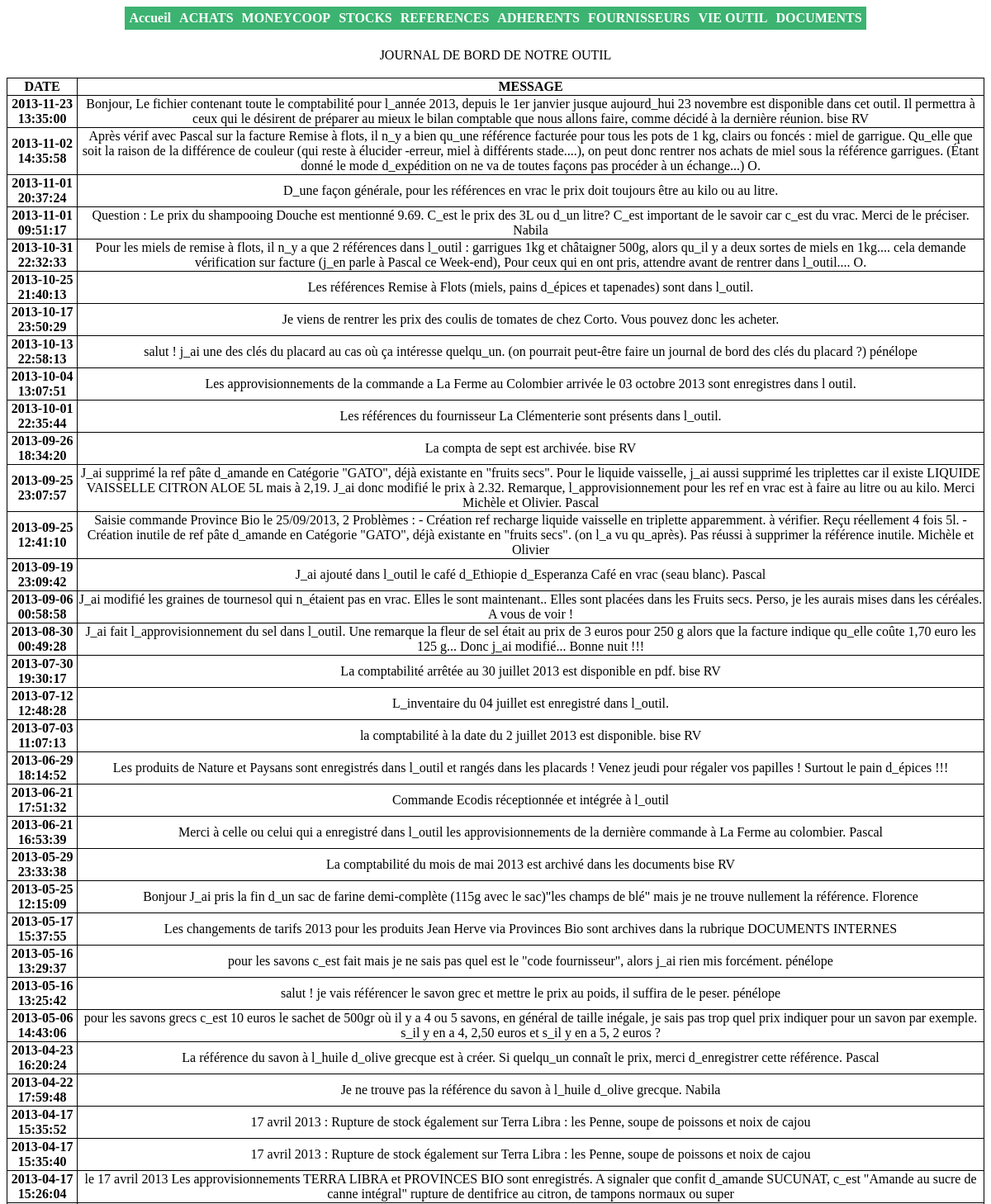
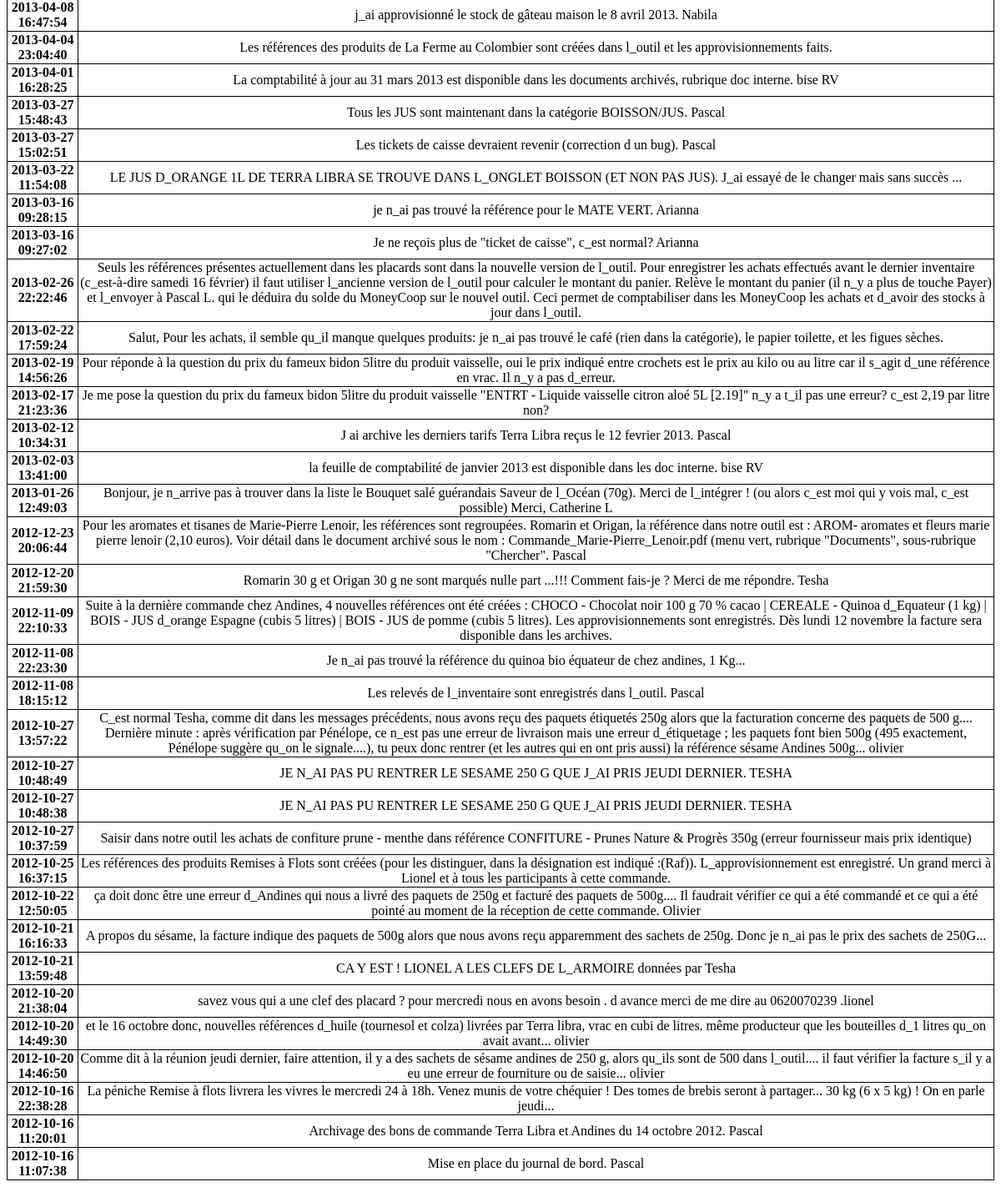
Screenshot of /inde_menu0.php with the database file from the repository (2 pictures, top to bottom).
### tables this page shows
CREATE TABLE IF NOT EXISTS `_inde_VIE_OUTIL` (
  `DATE` datetime NOT NULL,
  `MESSAGE` varchar(1024) NOT NULL,
  PRIMARY KEY  (`DATE`)
);

### inde_fonctionsOutil.php (called while the page is built, shortened)
<?php
	function SelectionListeMessages()
	{
		$connexion = ConnexionBDD();
		$compteur = 0;
		$result = mysql_query("SELECT DATE, MESSAGE FROM _inde_VIE_OUTIL ORDER BY DATE DESC");
		while ( $row = mysql_fetch_array($result))
		{
			$donnees['DATE'] = $row[0];
			$donnees['MESSAGE'] = $row[1];
			$listeMsg[$compteur] = $donnees;
			$compteur++;
		}
		return $listeMsg;
	}
?>

### inde_menu0.php (the view, shortened to what this page needs)
<!DOCTYPE html>
<html>
    <head>
		<link rel="stylesheet" href="inde_menu0.css" />
    </head>
    <body>
		<div class="menu">
			<?php include 'inde_menu.php'; ?>
		</div>
		<?php
		require("inde_fonctionsOutil.php");
		?>
		<div style="text-align:center">
			<div>
				JOURNAL DE BORD DE NOTRE OUTIL
				<br />
				<br />
				<?php
				$listeMessages = SelectionListeMessages();
				if(count($listeMessages) > 0)
				{
				?>
				<table>
					<tr>
						<td><label class="colonne1"><center><strong>DATE</strong></center></label></td>
						<td><label class="colonne2"><center><strong>MESSAGE</strong></center></label></td>
					</tr>
					<?php
					foreach($listeMessages as $message)
					{
						?>
						<tr>
							<td><label class="colonne1"><center><strong><?php echo $message['DATE']; ?></strong></center></label></td>
							<td><label class="colonne2"><?php echo stripslashes($message['MESSAGE']); ?></label></td>
						</tr>
						<?php
					}
					?>
				</table>
				<?php
				}
				?>
			</div>
		</div>
	</body>
</html>

### inde_menu0.css (style rules this page uses)
table { border-collapse: collapse; }
td { border: 1px solid black; }

### rows the page displays
_inde_vie_outil: DATE "2013-11-01 20:37:24", MESSAGE "D_une façon générale, pour les références en vrac le prix doit toujours être au kilo ou au litre."
_inde_vie_outil: DATE "2013-10-25 21:40:13", MESSAGE "Les références Remise à Flots (miels, pains d_épices et tapenades) sont dans l_outil."
_inde_vie_outil: DATE "2013-10-17 23:50:29", MESSAGE "Je viens de rentrer les prix des coulis de tomates de chez Corto. Vous pouvez donc les acheter."
_inde_vie_outil: DATE "2013-10-04 13:07:51", MESSAGE "Les approvisionnements de la commande a La Ferme au Colombier arrivée le 03 octobre 2013 sont enregistres dans l outil."
_inde_vie_outil: DATE "2013-10-01 22:35:44", MESSAGE "Les références du fournisseur La Clémenterie sont présents dans l_outil."
_inde_vie_outil: DATE "2013-09-26 18:34:20", MESSAGE "La compta de sept est archivée. bise RV"
_inde_vie_outil: DATE "2013-09-19 23:09:42", MESSAGE "J_ai ajouté dans l_outil le café d_Ethiopie d_Esperanza Café en vrac (seau blanc). Pascal"
_inde_vie_outil: DATE "2013-07-30 19:30:17", MESSAGE "La comptabilité arrêtée au 30 juillet 2013 est disponible en pdf. bise RV"
_inde_vie_outil: DATE "2013-07-12 12:48:28", MESSAGE "L_inventaire du 04 juillet est enregistré dans l_outil."
_inde_vie_outil: DATE "2013-07-03 11:07:13", MESSAGE "la comptabilité à la date du 2 juillet 2013 est disponible. bise RV"
_inde_vie_outil: DATE "2013-06-21 17:51:32", MESSAGE "Commande Ecodis réceptionnée et intégrée à l_outil"
_inde_vie_outil: DATE "2013-06-21 16:53:39", MESSAGE "Merci à celle ou celui qui a enregistré dans l_outil les approvisionnements de la dernière commande à La Ferme au colombier. Pascal"
_inde_vie_outil: DATE "2013-05-29 23:33:38", MESSAGE "La comptabilité du mois de mai 2013 est archivé dans les documents bise RV"
_inde_vie_outil: DATE "2013-05-25 12:15:09", MESSAGE "Bonjour J_ai pris la fin d_un sac de farine demi-complète (115g avec le sac)\"les champs de blé\" mais je ne trouve nullement la référence. Florence"
_inde_vie_outil: DATE "2013-05-17 15:37:55", MESSAGE "Les changements de tarifs 2013 pour les produits Jean Herve via Provinces Bio sont archives dans la rubrique DOCUMENTS INTERNES"
_inde_vie_outil: DATE "2013-05-16 13:29:37", MESSAGE "pour les savons c_est fait mais je ne sais pas quel est le \"code fournisseur\", alors j_ai rien mis forcément. pénélope"
_inde_vie_outil: DATE "2013-05-16 13:25:42", MESSAGE "salut ! je vais référencer le savon grec et mettre le prix au poids, il suffira de le peser. pénélope"
_inde_vie_outil: DATE "2013-04-23 16:20:24", MESSAGE "La référence du savon à l_huile d_olive grecque est à créer. Si quelqu_un connaît le prix, merci d_enregistrer cette référence. Pascal"
_inde_vie_outil: DATE "2013-04-22 17:59:48", MESSAGE "Je ne trouve pas la référence du savon à l_huile d_olive grecque. Nabila"
_inde_vie_outil: DATE "2013-04-17 15:35:52", MESSAGE "17 avril 2013 : Rupture de stock également sur Terra Libra : les Penne, soupe de poissons et noix de cajou"
_inde_vie_outil: DATE "2013-04-17 15:35:40", MESSAGE "17 avril 2013 : Rupture de stock également sur Terra Libra : les Penne, soupe de poissons et noix de cajou"
_inde_vie_outil: DATE "2013-04-08 16:47:54", MESSAGE "j_ai approvisionné le stock de gâteau maison le 8 avril 2013. Nabila"
_inde_vie_outil: DATE "2013-04-04 23:04:40", MESSAGE "Les références des produits de La Ferme au Colombier sont créées dans l_outil et les approvisionnements faits."
_inde_vie_outil: DATE "2013-04-01 16:28:25", MESSAGE "La comptabilité à jour au 31 mars 2013 est disponible dans les documents archivés, rubrique doc interne. bise RV"
_inde_vie_outil: DATE "2013-03-27 15:48:43", MESSAGE "Tous les JUS sont maintenant dans la catégorie BOISSON/JUS. Pascal"
_inde_vie_outil: DATE "2013-03-27 15:02:51", MESSAGE "Les tickets de caisse devraient revenir (correction d un bug). Pascal"
_inde_vie_outil: DATE "2013-03-22 11:54:08", MESSAGE "LE JUS D_ORANGE 1L DE TERRA LIBRA SE TROUVE DANS L_ONGLET BOISSON (ET NON PAS JUS). J_ai essayé de le changer mais sans succès ..."
_inde_vie_outil: DATE "2013-03-16 09:28:15", MESSAGE "je n_ai pas trouvé la référence pour le MATE VERT. Arianna"
_inde_vie_outil: DATE "2013-03-16 09:27:02", MESSAGE "Je ne reçois plus de \"ticket de caisse\", c_est normal? Arianna"
_inde_vie_outil: DATE "2013-02-12 10:34:31", MESSAGE "J ai archive les derniers tarifs Terra Libra reçus le 12 fevrier 2013. Pascal"
_inde_vie_outil: DATE "2013-02-03 13:41:00", MESSAGE "la feuille de comptabilité de janvier 2013 est disponible dans les doc interne. bise RV"
_inde_vie_outil: DATE "2012-12-20 21:59:30", MESSAGE "Romarin 30 g et Origan 30 g ne sont marqués nulle part ...!!! Comment fais-je ? Merci de me répondre. Tesha"
_inde_vie_outil: DATE "2012-11-08 22:23:30", MESSAGE "Je n_ai pas trouvé la référence du quinoa bio équateur de chez andines, 1 Kg..."
_inde_vie_outil: DATE "2012-11-08 18:15:12", MESSAGE "Les relevés de l_inventaire sont enregistrés dans l_outil. Pascal"
_inde_vie_outil: DATE "2012-10-27 10:48:49", MESSAGE "JE N_AI PAS PU RENTRER LE SESAME 250 G QUE J_AI PRIS JEUDI DERNIER. TESHA"
_inde_vie_outil: DATE "2012-10-27 10:48:38", MESSAGE "JE N_AI PAS PU RENTRER LE SESAME 250 G QUE J_AI PRIS JEUDI DERNIER. TESHA"
_inde_vie_outil: DATE "2012-10-21 13:59:48", MESSAGE "CA Y EST ! LIONEL A LES CLEFS DE L_ARMOIRE données par Tesha"
_inde_vie_outil: DATE "2012-10-20 21:38:04", MESSAGE "savez vous qui a une clef des placard ? pour mercredi nous en avons besoin . d avance merci de me dire au 0620070239 .lionel"
_inde_vie_outil: DATE "2012-10-16 11:20:01", MESSAGE "Archivage des bons de commande Terra Libra et Andines du 14 octobre 2012. Pascal"
_inde_vie_outil: DATE "2012-10-16 11:07:38", MESSAGE "Mise en place du journal de bord. Pascal"

### other values shown
$message['DATE'] "2013-11-23 13:35:00"
$message['DATE'] "2013-11-02 14:35:58"
$message['DATE'] "2013-11-01 09:51:17"
$message['MESSAGE'] "Question : Le prix du shampooing Douche est mentionné 9.69. C_est le prix des 3L ou d_un litre? C_est important de le savoir car c_est du vrac. Merci de le préciser. Nabila"
$message['DATE'] "2013-10-31 22:32:33"
$message['DATE'] "2013-10-13 22:58:13"
$message['MESSAGE'] "salut ! j_ai une des clés du placard au cas où ça intéresse quelqu_un. (on pourrait peut-être faire un journal de bord des clés du placard ?) pénélope"
$message['DATE'] "2013-09-25 23:07:57"
$message['DATE'] "2013-09-25 12:41:10"
$message['DATE'] "2013-09-06 00:58:58"
$message['MESSAGE'] "J_ai modifié les graines de tournesol qui n_étaient pas en vrac. Elles le sont maintenant.. Elles sont placées dans les Fruits secs. Perso, je les aurais mises dans les céréales. A vous de voir !"
$message['DATE'] "2013-08-30 00:49:28"
$message['DATE'] "2013-06-29 18:14:52"
$message['MESSAGE'] "Les produits de Nature et Paysans sont enregistrés dans l_outil et rangés dans les placards ! Venez jeudi pour régaler vos papilles ! Surtout le pain d_épices !!!"
$message['DATE'] "2013-05-06 14:43:06"
